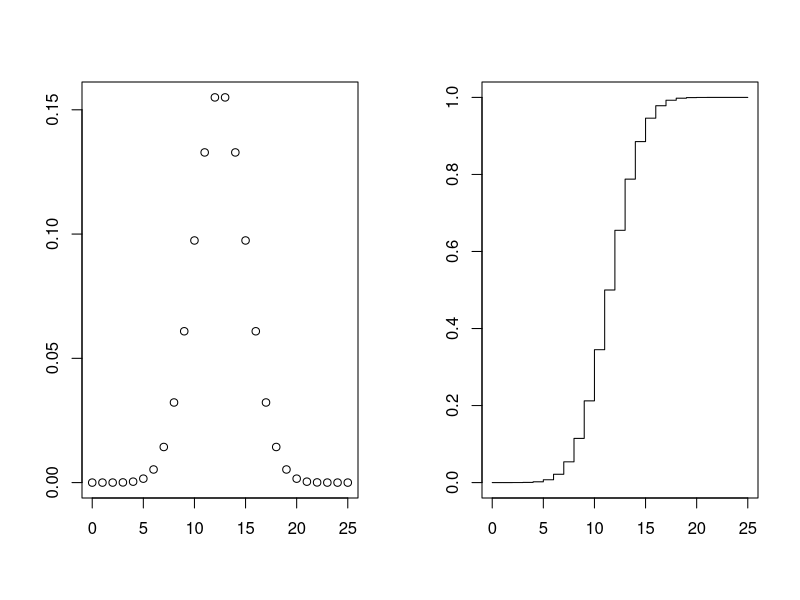
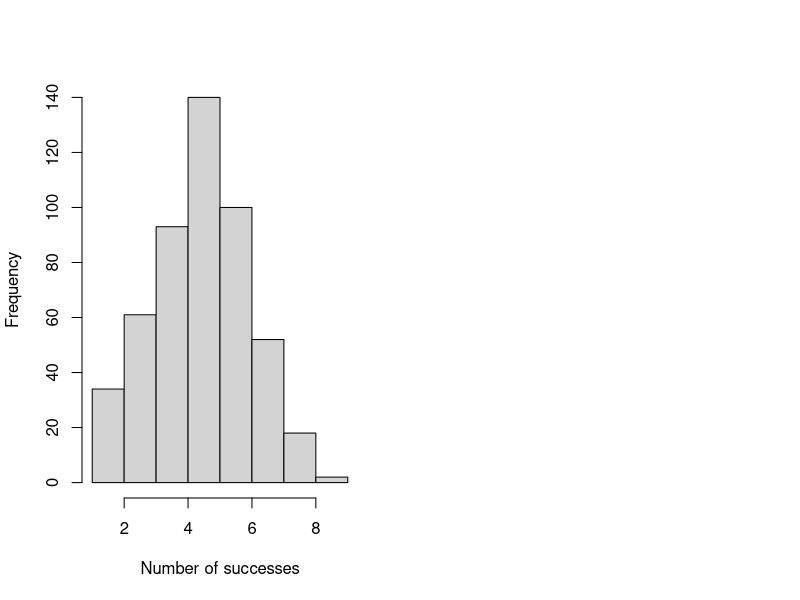

These figures' R source, in order:
## ---- chunk 1
# Sequence for visualization
seq <- seq(0, 25, by=1)

# Functions
binomial_density_function <- dbinom(x = seq, size = 25, prob = 0.5)
binomial_distribution_function <- pbinom(q = seq, size = 25, prob = 0.5)

# Plot
par(mfrow=c(1,2))
plot(seq, binomial_density_function, ann = FALSE)
plot(seq, binomial_distribution_function, type = "S", ann = FALSE)
## ---- chunk 2
# Probability for exactly 3 successes out of 10 trials
dbinom(x = 3, size = 10, prob = 0.5)

# Probability for up to 3 successes out of 10 trials
pbinom(q = 3, size = 10, prob = 0.5)

# Simulate 10 times how many successes there is using random numbers
rbinom(n = 10, size = 10, prob = 0.5)

# With large enough n, expected value (np = 5) should become visible
rbinom500 <- rbinom(n = 500, size = 10, prob = 0.5)
hist(rbinom500, xlab = "Number of successes", ylab = "Frequency", main = NULL)
summary(rbinom500)
